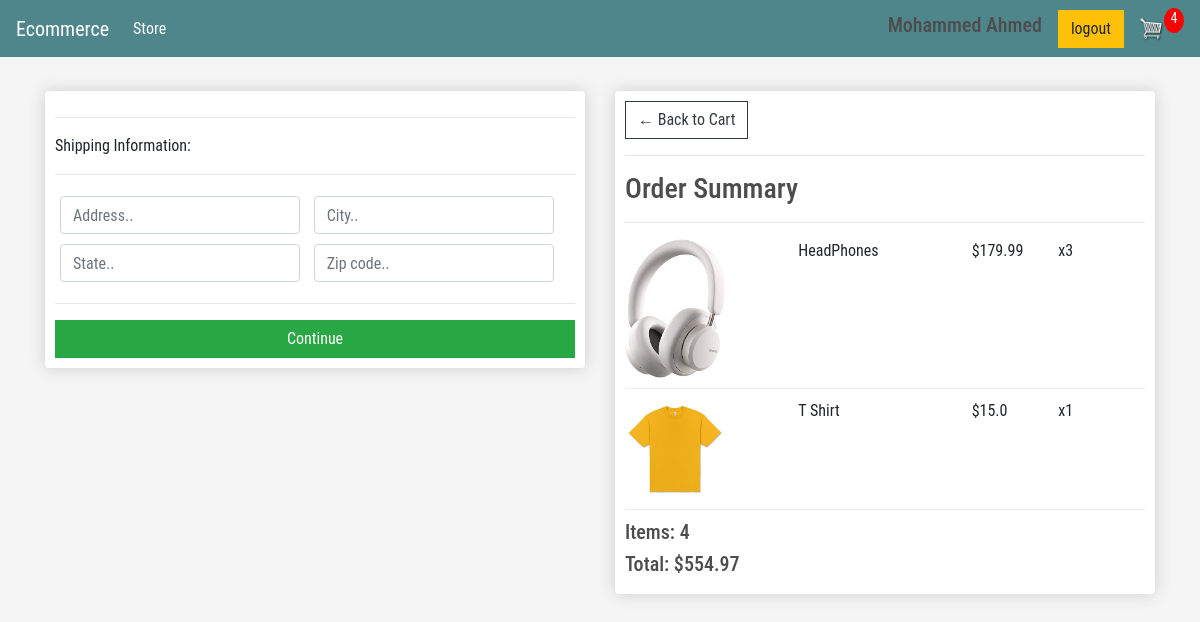
/checkout/ (signed in), run on an earlier commit of the app's database.
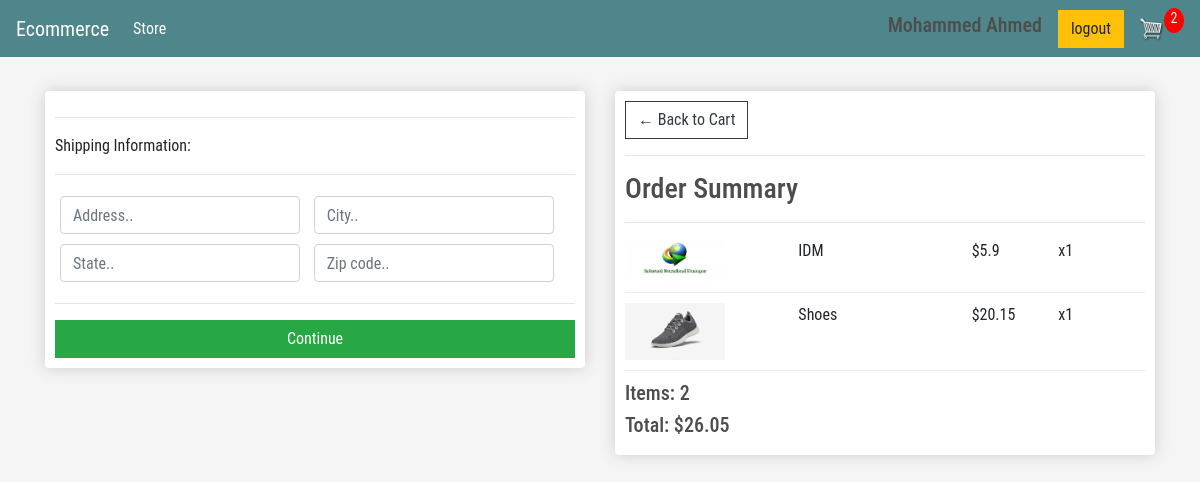
And on a later commit of the database.
### store/models.py (models this page shows, shortened)
class OrderItem(models.Model):
    product = models.ForeignKey(Product, on_delete=models.SET_NULL,null=True)
    order = models.ForeignKey('Order',null=True, on_delete=models.SET_NULL)
    quantity = models.IntegerField(default=0,null=True,blank=True)
    date_added = models.DateTimeField(auto_now_add=True)
    @property
    def get_total(self):
        total = self.product.price * self.quantity
        return total

class Product(models.Model):
    name = models.CharField(max_length=200)
    price = models.FloatField()
    digital = models.BooleanField(default=False)
    img = models.ImageField(upload_to='products/%y/',null=True,blank=True)
    @property
    def imageUrl(self):
        try:
            url = self.img.url
        except :
            url = ''
        return url

class Order(models.Model):
    customer = models.ForeignKey(Customer, on_delete=models.SET_NULL,null=True,blank=True)
    date_orderd = models.DateTimeField(auto_now_add=True)
    completed = models.BooleanField(default=False)
    transaction_id = models.CharField(max_length=200,null=True)
    @property
    def shipping(self):
        shipping = False
        orderitems = self.orderitem_set.all()
        for i in orderitems:
            if i.product.digital == False:
                shipping = True
        return shipping
    @property
    def get_cart_total(self):
        orderitems = self.orderitem_set.all()
        total = sum([item.get_total for item in orderitems])
        return total
    @property
    def get_cart_items(self):
        orderitems = self.orderitem_set.all()
        total = sum([item.quantity for item in orderitems])
        return total

### store/views.py (the view)
# urls.py: path('checkout/',views.checkout,name='checkout'),
@cache_control(no_cache=True, must_revalidate=True, no_store=True)
@login_required(login_url='login')
def checkout(request):
    if request.user.is_authenticated:
        customer = request.user.customer
        order , created = Order.objects.get_or_create(customer=customer,completed=False)
        items = order.orderitem_set.all()
        cartItems = order.get_cart_items
    else :
        items =[]
        order = {'get_cart_total':0 , 'get_cart_items':0 , 'shipping':False}
        cartItems = order['get_cart_items']
        customer = {'name':'' , 'email':''}
        return redirect('../accounts/login/')
    context = {
        'items':items,
        'order':order,
         'cartItems':cartItems,
         'customer':customer,
    }
    return render(request ,'store/checkout.html',context)

### store/templates/store/checkout.html (shortened to what this page needs)
{% extends 'store/main.html' %}
{% load static %}
{% block content %}
<div class="row">
	<div class="col-lg-6">
		<div class="box-element" id="form-wrapper">
            <form id="form">
                <div id="shipping-info">
                    <hr>
                    <p>Shipping Information:</p>
                    <hr>
                    <div class="form-field">
                        <input class="form-control" type="text" name="address" placeholder="Address..">
                    </div>
                    <div class="form-field">
                        <input class="form-control" type="text" name="city" placeholder="City..">
                    </div>
                    <div class="form-field">
                        <input class="form-control" type="text" name="state" placeholder="State..">
                    </div>
                    <div class="form-field">
                        <input class="form-control" type="text" name="zipcode" placeholder="Zip code..">
                    </div>
                </div>
                <hr>
                <input id="form-button" class="btn btn-success btn-block" type="submit" value="Continue">
            </form>
		</div>
		<br>
	</div>
	<div class="col-lg-6">
		<div class="box-element">
            <a  class="btn btn-outline-dark" href="{% url 'cart' %}">&#x2190; Back to Cart</a>
	<hr>
	<h3>Order Summary</h3>
	<hr>
    {% for item in items %}
	<div class="cart-row">
         {% if item.product.imageUrl %}
		<div style="flex:2"><img class="row-image" src="{{item.product.imageUrl}}"></div>
         {% else %}
         <div style="flex:2"><img class="row-image" src="{% static 'img/error.jpg' %}"></div>
            {% endif %}
		<div style="flex:2"><p>{{item.product.name}}</p></div>
		<div style="flex:1"><p>${{item.product.price}}</p></div>
		<div style="flex:1"><p>x{{item.quantity}}</p></div>
	</div>
      {% endfor %}
	<h5>Items:   {{order.get_cart_items}}</h5>
	<h5>Total:   ${{order.get_cart_total | floatformat:2 }}</h5>
		</div>
	</div>
</div>
{% endblock content %}

### store/templates/store/main.html (shortened to what this page needs)
{% load static %}
<!DOCTYPE html>
<html lang="en">
<head>
    <link rel="stylesheet" href="https://stackpath.bootstrapcdn.com/bootstrap/4.4.1/css/bootstrap.min.css">
    <link rel="stylesheet" href="{% static 'css/style.css' %}">
     <link rel="stylesheet" href="{% static 'css/product_detail.css' %}">
</head>
<body>
    <nav class="navbar navbar-expand-lg navbar-dark bg-dark">
        <a class="navbar-brand" href="{% url 'store' %}">Ecommerce</a>
        <div class="collapse navbar-collapse" id="navbarSupportedContent">
          <ul class="navbar-nav mr-auto">
            <li class="nav-item active">
              <a class="nav-link" href="{% url 'store' %}">Store <span class="sr-only">(current)</span></a>
            </li>
          </ul>
          <div class="form-inline my-2 my-lg-0">
            {% if user.is_authenticated %}
              <h5 class="text-nowrap">{{customer.name}}</h5>
               <a href="{% url 'logout' %}"class="btn btn-warning ml-3">logout</a>
            {% else %}
             <a href="{% url 'login' %}"class="btn btn-warning">Login</a>
            {% endif %}
                <a href="{% url 'cart' %}">
                    <img  id="cart-icon"  src="{% static 'img/cart.png' %}">
                </a>
                    <p id="cart-total">{{cartItems}}</p>
            </div>
        </div>
      </nav>
    <div class="container">
        <br>
{% block content %}
{% endblock content %}
</div>
</body>
</html>

What changed in the data, as far as the page shows it:
removed OrderItem: product.imageUrl (picture), product.name "HeadPhones", product.price "179.99", quantity "3"
removed OrderItem: product.imageUrl (picture), product.name "T Shirt", product.price "15.0", quantity "1"
added OrderItem: product.imageUrl (picture), product.name "IDM", product.price "5.9", quantity "1"
added OrderItem: product.imageUrl (picture), product.name "Shoes", product.price "20.15", quantity "1"
computed for Order: get_cart_items "4" → "2"; get_cart_total "554.97" → "26.05"
Also different on the page:
{{ cartItems }}: "4" → "2"
